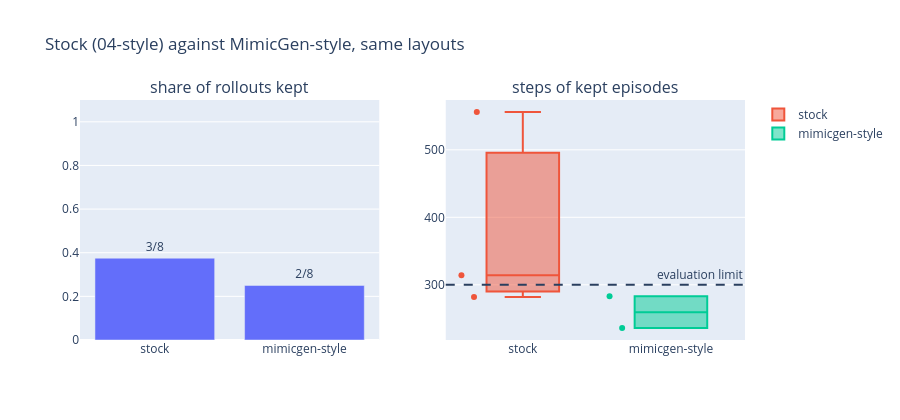
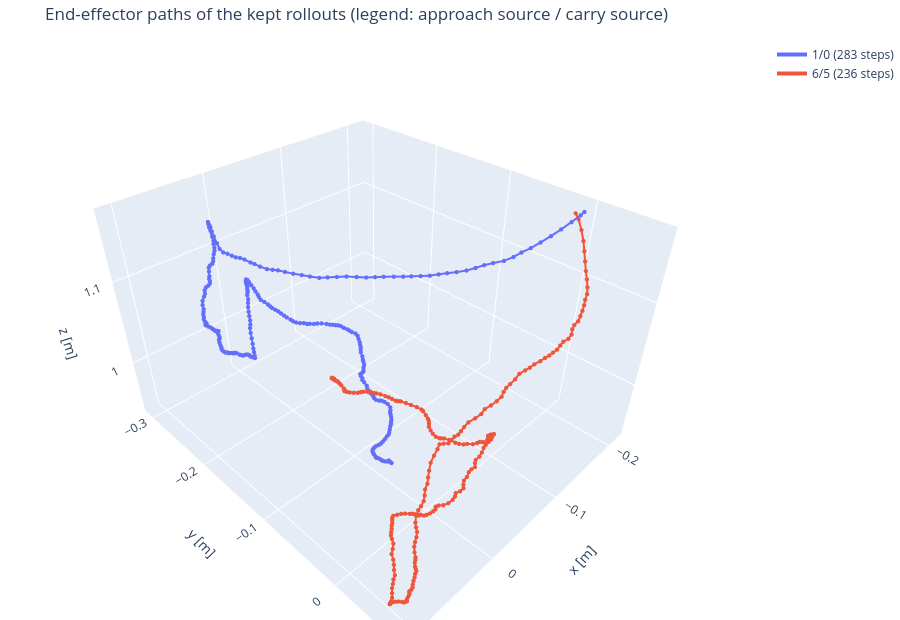

The notebook cell these images were saved under, in order:
### Code cell
from hurobo.utils.mimicgen_view import comparison_figure, kept_paths_figure

comparison_figure({"stock": stock, "mimicgen-style": mimicgen}).show()
kept_paths_figure(
    mimicgen, title="End-effector paths of the kept rollouts (legend: approach source / carry source)"
).show()

### Figure 1 — Plotly figure (JSON) as saved in the notebook; plotly's stock layout.template omitted (floating-point values rounded to 4 significant figures)
{"data": [{"showlegend": false, "text": ["3/8", "2/8"], "textposition": "outside", "type": "bar", "x": ["stock", "mimicgen-style"], "xaxis": "x", "y": [0.375, 0.25], "yaxis": "y"}, {"boxpoints": "all", "name": "stock", "type": "box", "xaxis": "x2", "y": [556, 314, 282], "yaxis": "y2"}, {"boxpoints": "all", "name": "mimicgen-style", "type": "box", "xaxis": "x2", "y": [283, 236], "yaxis": "y2"}], "layout": {"annotations": [{"font": {"size": 16}, "showarrow": false, "text": "share of rollouts kept", "x": 0.225, "xanchor": "center", "xref": "paper", "y": 1.0, "yanchor": "bottom", "yref": "paper"}, {"font": {"size": 16}, "showarrow": false, "text": "steps of kept episodes", "x": 0.775, "xanchor": "center", "xref": "paper", "y": 1.0, "yanchor": "bottom", "yref": "paper"}, {"showarrow": false, "text": "evaluation limit", "x": 1, "xanchor": "right", "xref": "x2 domain", "y": 300, "yanchor": "bottom", "yref": "y2"}], "height": 420, "shapes": [{"line": {"dash": "dash"}, "type": "line", "x0": 0, "x1": 1, "xref": "x2 domain", "y0": 300, "y1": 300, "yref": "y2"}], "title": {"text": "Stock (04-style) against MimicGen-style, same layouts"}, "xaxis": {"anchor": "y", "domain": [0.0, 0.45]}, "xaxis2": {"anchor": "y2", "domain": [0.55, 1.0]}, "yaxis": {"anchor": "x", "domain": [0.0, 1.0], "range": [0, 1.1]}, "yaxis2": {"anchor": "x2", "domain": [0.0, 1.0]}}}

### Figure 2 — Plotly figure (JSON) as saved in the notebook; plotly's stock layout.template omitted (floating-point values rounded to 4 significant figures; data arrays with more than 128 entries replaced by an {"elided": "..."} marker saying what was removed)
{"data": [{"line": {"width": 4}, "marker": {"size": 2.5}, "mode": "lines+markers", "name": "1/0 (283 steps)", "type": "scatter3d", "x": {"elided": "283 float values"}, "y": {"elided": "283 float values"}, "z": {"elided": "283 float values"}}, {"line": {"width": 4}, "marker": {"size": 2.5}, "mode": "lines+markers", "name": "6/5 (236 steps)", "type": "scatter3d", "x": {"elided": "236 float values"}, "y": {"elided": "236 float values"}, "z": {"elided": "236 float values"}}], "layout": {"height": 620, "margin": {"b": 0, "l": 0, "r": 0, "t": 40}, "scene": {"aspectmode": "data", "camera": {"up": {"x": 0, "y": 0, "z": 1}}, "xaxis": {"title": {"text": "x [m]"}}, "yaxis": {"title": {"text": "y [m]"}}, "zaxis": {"title": {"text": "z [m]"}}}, "title": {"text": "End-effector paths of the kept rollouts (legend: approach source / carry source)"}}}
